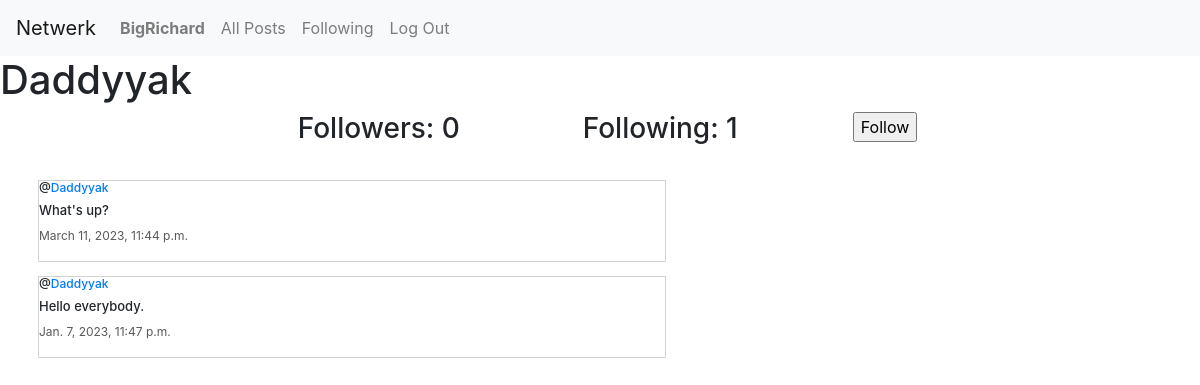
Screenshot of /profile/3 (signed in) with the database file from the repository.
### network/models.py (models this page shows, shortened)
class User(AbstractUser):
    pass

class Post(models.Model):
    user = models.ForeignKey(User, on_delete=models.CASCADE, related_name="author")
    content = models.CharField(max_length=420, null=True, blank=True)
    date = models.DateTimeField(auto_now_add=True)
    likes = models.ManyToManyField(Like, blank=True, related_name="userLikes")

### network/views.py (the view)
# urls.py: path("profile/<int:user_id>", views.profile, name="profile"),
def profile(request, user_id):
    user = User.objects.get(pk=user_id)
    allPosts = Post.objects.filter(user=user).order_by("id").reverse()
    followingUser = Follow.objects.filter(user=user)
    followers = Follow.objects.filter(followed=user)
    try:
        checkFollowing = Follow.objects.filter(user=User.objects.get(pk=request.user.id))
        if len(checkFollowing) != 0:
            isFollowing = True
        else:
            isFollowing = False
    except:
        isFollowing = False
    paginator = Paginator(allPosts, 10)
    pageNum = request.GET.get('page')
    postsPage = paginator.get_page(pageNum)
    return render(request, "network/profile.html", {
        "allPosts": allPosts,
        "postsPage": postsPage,
        "username": user.username,
        "following": followingUser,
        "followers": followers,
        "isFollowing": isFollowing,
        "userProf": user
    })

### network/templates/network/profile.html (shortened to what this page needs)
{% extends "network/layout.html" %}
{% load static %}
{% block body %}
    <h1>{{ username }}</h1>
    <div class="container">
        <div class="row d-flex justify-content-center">
            <h3 class="col-3">Followers: {{ followers.count }}</h3>
            <h3 class="col-3">Following: {{ following.count }}</h3>
            {% if user.is_authenticated %}
                {% if user != userProf %}
                    {% if isFollowing %}
                        <form action="{% url 'unfollow' %}" method="post">
                            {% csrf_token %}
                            <input type="hidden" name="userfollow" value="{{ userProf }}" />
                            <input type="submit" value="unfollow" />
                        </form>
                    {% else %}
                        <form action="{% url 'follow' %}" method="post">
                            <input type="submit" value="Follow" />
                        </form>
                    {% endif %}
                {% endif %}
            {% endif %}
        </div>
    </div>
    <div class="allPosts">
        {% for post in allPosts %}
            <div class="row post">
                <h5 class="username">@<a href="{% url 'profile' user_id=post.user.id%}">{{ post.user }}</a></h5>
                <h6 class="content">{{ post.content }}</h6>
                <p class="date">{{ post.date }}</p>
            </div>
        {% endfor %}
    </div>
{% endblock %}

### network/templates/network/layout.html (shortened to what this page needs)
{% load static %}
<!DOCTYPE html>
<html lang="en">
    <head>
        <link rel="stylesheet" href="https://stackpath.bootstrapcdn.com/bootstrap/4.4.1/css/bootstrap.min.css">
        <link href="{% static 'network/styles.css' %}/" rel="stylesheet">
    </head>
    <body>
        <nav class="navbar navbar-expand-lg navbar-light bg-light">
            <a class="navbar-brand" href="{% url 'index' %}">Netwerk</a>
            <div>
              <ul class="navbar-nav mr-auto">
                {% if user.is_authenticated %}
                    <li class="nav-item">
                        <a class="nav-link" href="{% url 'profile' user_id=user.id%}"><strong>{{ user.username }}</strong></a>
                    </li>
                {% endif %}
                <li class="nav-item">
                  <a class="nav-link" href="{% url 'index' %}">All Posts</a>
                </li>
                {% if user.is_authenticated %}
                    <li class="nav-item">
                        <a class="nav-link" id="following" href="{% url 'following' %}">Following</a>
                    </li>
                    <li class="nav-item">
                        <a class="nav-link" href="{% url 'logout' %}">Log Out</a>
                    </li>
                {% endif %}
              </ul>
            </div>
          </nav>
        <div class="body">
            {% block body %}
            {% endblock %}
        </div>
    </body>
</html>

### network/static/network/styles.css (style rules this page uses)
.allPosts { display: flex; flex-direction: column; justify-content: flex-start; max-width: 666px; box-sizing: border-box; margin: 19px; }
.post { border: 0.1px solid lightgray; display: flex; flex-direction: column; justify-content: center; max-width: 666px; box-sizing: border-box; margin: 7px 19px; }
.content { font-size: 13px; }
.username { font-size: 12px; }
.date { font-size: 12px; color: rgb(89, 89, 89); }

### rows the page displays
User: username "BigRichard"
User: username "Daddyyak"
Post: user "Daddyyak", content "What's up?", date "March 11, 2023, 11:44 p.m."
Post: user "Daddyyak", content "Hello everybody.", date "Jan. 7, 2023, 11:47 p.m."

### other values shown
{{ followers.count }} "0"
{{ following.count }} "1"
